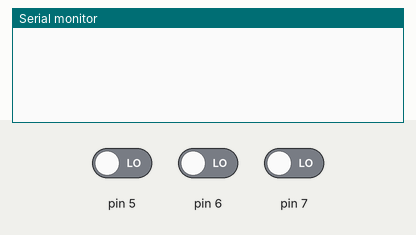
A sketch run on a simulated Arduino Uno, built with avr-gcc and run on an emulated ATmega328P. On the bench: the last lines printed to the serial monitor. Inputs (shaded band) come from the test bench; at power-on: pin 5 LOW, pin 6 LOW, pin 7 LOW.

Above: at 1.2 s.
1.3 s: pin 5 driven HIGH
At 2.1 s:
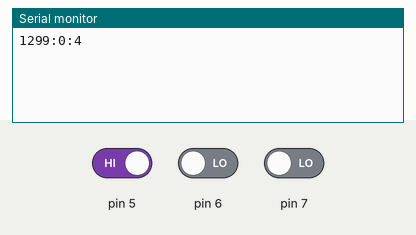
2.8 s: pin 6 driven HIGH
At 3.2 s:
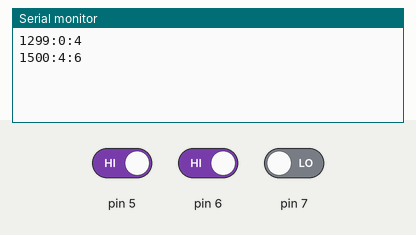
4.3 s: pin 7 driven HIGH
At 5.5 s:
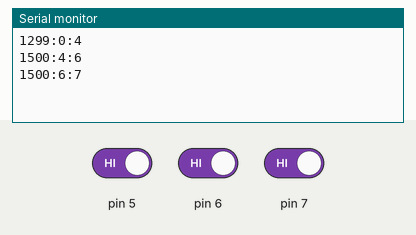
5.8 s: pin 5 driven LOW
At 6.7 s:
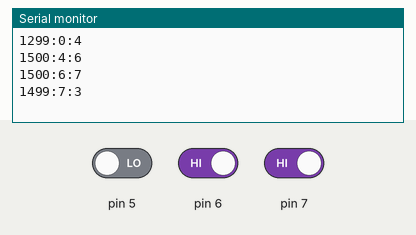
7.3 s: pin 6 driven LOW
At 7.9 s:
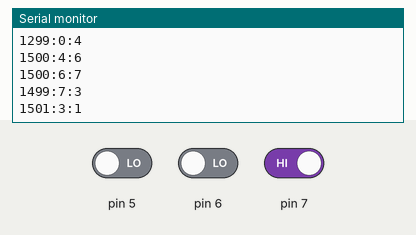
8.8 s: pin 7 driven LOW
At 10.2 s:
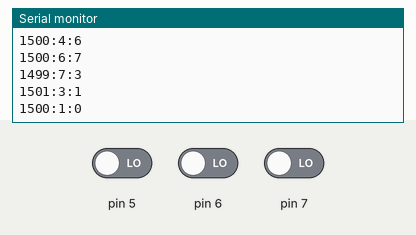
Timing chart, 0 to 11.3 s (numbered marks = the images above; inputs shaded):
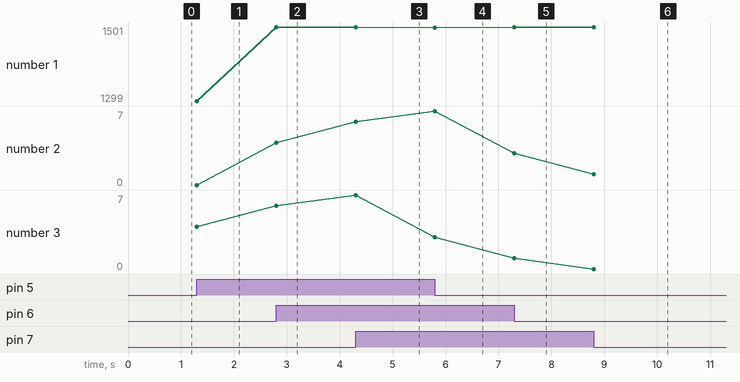

The sketch:

encodertest.ino
```cpp
void setup()
{
  // put your setup code here, to run once:
  pinMode(5, INPUT);
  pinMode(6, INPUT);
  pinMode(7, INPUT);
  Serial.begin(9600);

}

long oldmillis = 0;
int oldread = 0;
void loop()
{
  int thisread = 0;
  thisread = digitalRead(5) << 2;
  thisread += digitalRead(6) << 1;
  thisread += digitalRead(7);
  long tm = millis();
  if(thisread != oldread)
  {
    Serial.print(tm-oldmillis);
    Serial.print(":");
    Serial.print(oldread);
    Serial.print(":");
    Serial.println(thisread);
    oldread = thisread;
    oldmillis = tm;
  }
  // put your main code here, to run repeatedly:

}
```

Measured:
- after the input at 1.3 s, the serial monitor: prints a new line at once (image 1)
- after the input at 2.8 s, the serial monitor: prints a new line at once (image 2)
- after the input at 4.3 s, the serial monitor: prints a new line at once (image 3)
- after the input at 5.8 s, the serial monitor: prints a new line at once (image 4)
- after the input at 7.3 s, the serial monitor: prints a new line at once (image 5)
- after the input at 8.8 s, the serial monitor: prints a new line at once (image 6)
- plotted number 1: 1299 → 1500 after the input at 2.8 s, 1500 → 1499 after the input at 5.8 s, 1499 → 1501 after the input at 7.3 s, 1501 → 1500 after the input at 8.8 s
- plotted number 3: 4 → 6 after the input at 2.8 s, 6 → 7 after the input at 4.3 s, 7 → 3 after the input at 5.8 s, 3 → 1 after the input at 7.3 s, 1 → 0 after the input at 8.8 s
